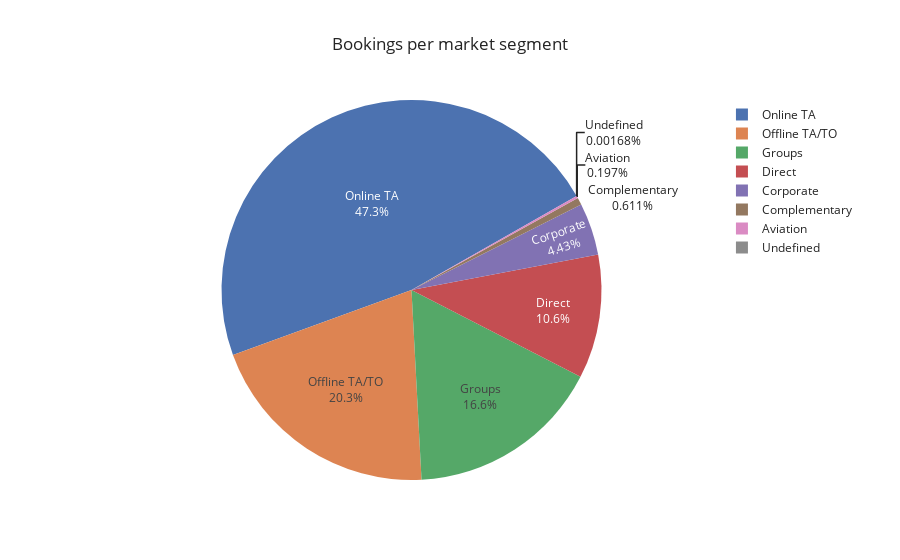

The cell this chart's notebook holds for it:
### Code cell
#pie plot
fig=px.pie(segments,
          values=segments.values,
          names=segments.index,
          title="Bookings per market segment",
          template="seaborn")
fig.update_traces(rotation=-110,textinfo="percent+label")
fig.show()

### Figure 1 — Plotly figure (JSON) as saved in the notebook; plotly's stock layout.template omitted (floating-point values rounded to 4 significant figures)
{"data": [{"domain": {"x": [0, 1], "y": [0, 1]}, "hovertemplate": "market_segment=%{label}<br>value=%{value}<extra></extra>", "labels": ["Online TA", "Offline TA/TO", "Groups", "Direct", "Corporate", "Complementary", "Aviation", "Undefined"], "legendgroup": "", "name": "", "rotation": -110, "showlegend": true, "textinfo": "percent+label", "type": "pie", "values": [56408, 24182, 19791, 12582, 5282, 728, 235, 2]}], "layout": {"legend": {"tracegroupgap": 0}, "title": {"text": "Bookings per market segment"}}}
